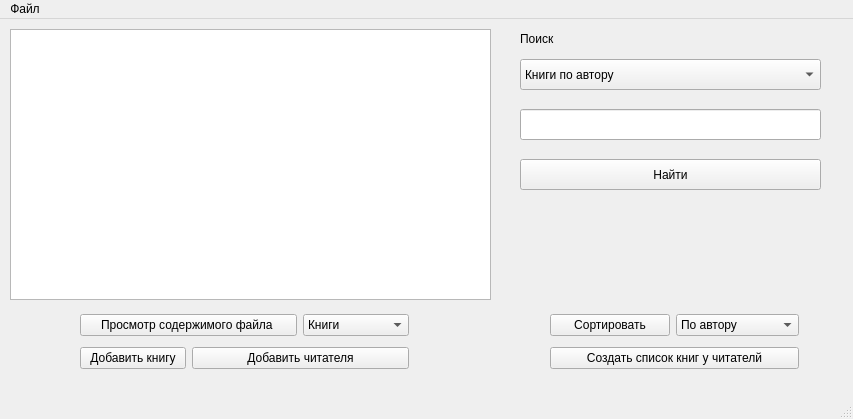
<?xml version="1.0" encoding="UTF-8"?>
<ui version="4.0">
 <class>MainWindow</class>
 <widget class="QMainWindow" name="MainWindow">
  <property name="geometry">
   <rect>
    <x>0</x>
    <y>0</y>
    <width>853</width>
    <height>419</height>
   </rect>
  </property>
  <property name="windowTitle">
   <string>MainWindow</string>
  </property>
  <widget class="QWidget" name="centralwidget">
   <widget class="QComboBox" name="comboBox">
    <property name="geometry">
     <rect>
      <x>520</x>
      <y>40</y>
      <width>301</width>
      <height>31</height>
     </rect>
    </property>
    <item>
     <property name="text">
      <string>Книги по автору</string>
     </property>
    </item>
    <item>
     <property name="text">
      <string>Книги по названию</string>
     </property>
    </item>
    <item>
     <property name="text">
      <string>Читателя по фамилии</string>
     </property>
    </item>
   </widget>
   <widget class="QLabel" name="label_6">
    <property name="geometry">
     <rect>
      <x>520</x>
      <y>10</y>
      <width>131</width>
      <height>20</height>
     </rect>
    </property>
    <property name="text">
     <string>Поиск </string>
    </property>
   </widget>
   <widget class="QLineEdit" name="lineEdit">
    <property name="geometry">
     <rect>
      <x>520</x>
      <y>90</y>
      <width>301</width>
      <height>31</height>
     </rect>
    </property>
   </widget>
   <widget class="QPushButton" name="pushButton_4">
    <property name="geometry">
     <rect>
      <x>520</x>
      <y>140</y>
      <width>301</width>
      <height>31</height>
     </rect>
    </property>
    <property name="text">
     <string>Найти</string>
    </property>
   </widget>
   <widget class="QListWidget" name="listWidget">
    <property name="geometry">
     <rect>
      <x>10</x>
      <y>10</y>
      <width>481</width>
      <height>271</height>
     </rect>
    </property>
   </widget>
   <widget class="QPushButton" name="pushButton_6">
    <property name="geometry">
     <rect>
      <x>960</x>
      <y>300</y>
      <width>301</width>
      <height>29</height>
     </rect>
    </property>
    <property name="mouseTracking">
     <bool>false</bool>
    </property>
    <property name="text">
     <string>лишняя кнопка</string>
    </property>
   </widget>
   <widget class="QPushButton" name="pushButton_8">
    <property name="geometry">
     <rect>
      <x>960</x>
      <y>350</y>
      <width>151</width>
      <height>29</height>
     </rect>
    </property>
    <property name="text">
     <string>Удалить </string>
    </property>
   </widget>
   <widget class="QComboBox" name="comboBox_2">
    <property name="geometry">
     <rect>
      <x>1020</x>
      <y>350</y>
      <width>151</width>
      <height>31</height>
     </rect>
    </property>
    <item>
     <property name="text">
      <string>Книгу</string>
     </property>
    </item>
    <item>
     <property name="text">
      <string>Читателя</string>
     </property>
    </item>
   </widget>
   <widget class="QWidget" name="">
    <property name="geometry">
     <rect>
      <x>80</x>
      <y>290</y>
      <width>329</width>
      <height>67</height>
     </rect>
    </property>
    <layout class="QGridLayout" name="gridLayout">
     <item row="0" column="0" colspan="2">
      <widget class="QPushButton" name="pushButton_5">
       <property name="text">
        <string>Просмотр содержимого файла </string>
       </property>
      </widget>
     </item>
     <item row="0" column="2">
      <widget class="QComboBox" name="comboBox_5">
       <item>
        <property name="text">
         <string>Книги</string>
        </property>
       </item>
       <item>
        <property name="text">
         <string>Читатели</string>
        </property>
       </item>
      </widget>
     </item>
     <item row="1" column="0">
      <widget class="QPushButton" name="pushButton">
       <property name="text">
        <string>Добавить книгу</string>
       </property>
      </widget>
     </item>
     <item row="1" column="1" colspan="2">
      <widget class="QPushButton" name="pushButton_2">
       <property name="text">
        <string>Добавить читателя</string>
       </property>
      </widget>
     </item>
    </layout>
   </widget>
   <widget class="QWidget" name="">
    <property name="geometry">
     <rect>
      <x>550</x>
      <y>290</y>
      <width>249</width>
      <height>67</height>
     </rect>
    </property>
    <layout class="QGridLayout" name="gridLayout_2">
     <item row="0" column="0">
      <widget class="QPushButton" name="pushButton_3">
       <property name="text">
        <string>Сортировать</string>
       </property>
      </widget>
     </item>
     <item row="0" column="1">
      <widget class="QComboBox" name="comboBox_4">
       <item>
        <property name="text">
         <string>По автору</string>
        </property>
       </item>
       <item>
        <property name="text">
         <string>По названию</string>
        </property>
       </item>
       <item>
        <property name="text">
         <string>По году издания</string>
        </property>
       </item>
      </widget>
     </item>
     <item row="1" column="0" colspan="2">
      <widget class="QPushButton" name="pushButton_7">
       <property name="text">
        <string>Создать список книг у читателй</string>
       </property>
      </widget>
     </item>
    </layout>
   </widget>
  </widget>
  <widget class="QMenuBar" name="menubar">
   <property name="geometry">
    <rect>
     <x>0</x>
     <y>0</y>
     <width>853</width>
     <height>26</height>
    </rect>
   </property>
   <widget class="QMenu" name="menu">
    <property name="title">
     <string>Файл</string>
    </property>
    <addaction name="action"/>
    <addaction name="action_3"/>
    <addaction name="action_2"/>
   </widget>
   <addaction name="menu"/>
  </widget>
  <widget class="QStatusBar" name="statusbar"/>
  <action name="action">
   <property name="icon">
    <iconset resource="resource1.qrc">
     <normaloff>:/Img/png-transparent-folder-open-file-common-toolbar-icon.png</normaloff>:/Img/png-transparent-folder-open-file-common-toolbar-icon.png</iconset>
   </property>
   <property name="text">
    <string>Открыть файл с книгами</string>
   </property>
  </action>
  <action name="action_2">
   <property name="icon">
    <iconset resource="resource1.qrc">
     <normaloff>:/Img/20-209142_small-close-button-svg-png-icon-free-download.png</normaloff>:/Img/20-209142_small-close-button-svg-png-icon-free-download.png</iconset>
   </property>
   <property name="text">
    <string>Закрыть программу</string>
   </property>
  </action>
  <action name="action_3">
   <property name="icon">
    <iconset resource="resource1.qrc">
     <normaloff>:/Img/png-transparent-folder-open-file-common-toolbar-icon.png</normaloff>:/Img/png-transparent-folder-open-file-common-toolbar-icon.png</iconset>
   </property>
   <property name="text">
    <string>Открыть файл с читателями</string>
   </property>
  </action>
 </widget>
 <resources>
  <include location="resource1.qrc"/>
 </resources>
 <connections/>
</ui>
